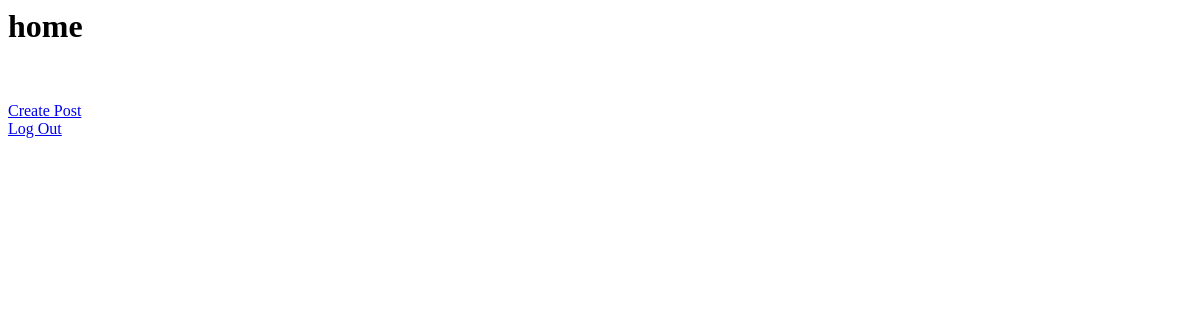
Before: /home/ with the older database file.
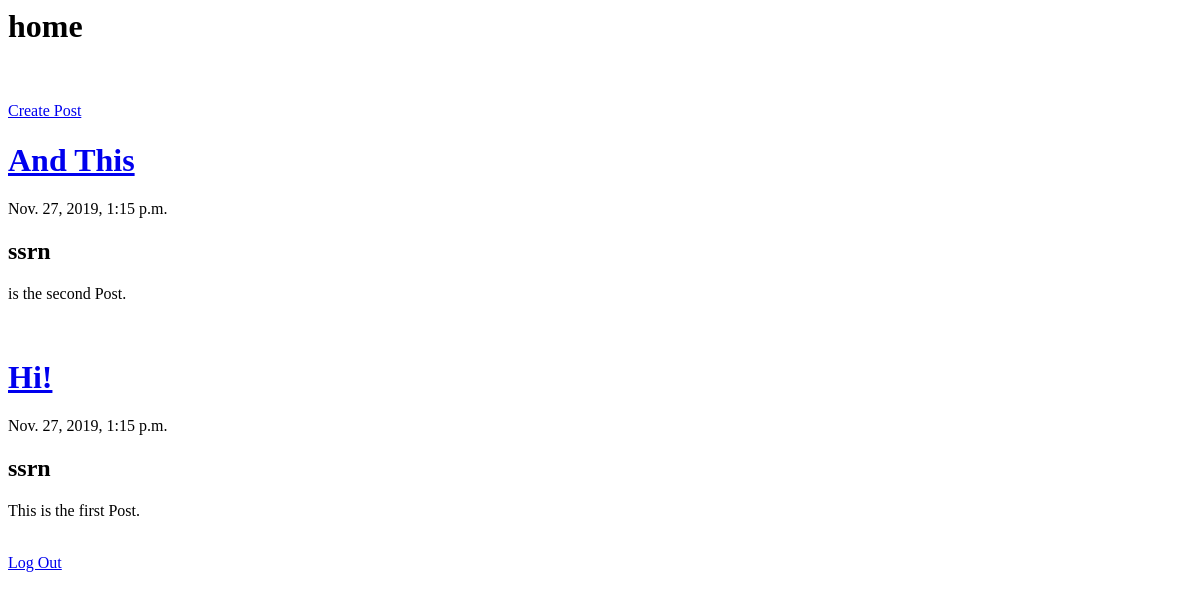
After: the same page with the newer database file.
### first/models.py (models this page shows, shortened)
class Post(models.Model):
    title = models.CharField(max_length=100)
    content = models.TextField()
    date_posted = models.DateTimeField(default=timezone.now)
    author = models.ForeignKey(User, on_delete=models.CASCADE)

### first/views.py (the view)
# urls.py: path('home/', PostListView.as_view(), name='home'),
class PostListView(ListView):
    model = Post
    template_name = 'home.html'
    context_object_name = 'posts'
    ordering = [
        '-date_posted'
    ]

### first/templates/home.html
<div class="jumbotron">
    <h1>home</h1>
    <br><br>
    <a href="{% url 'post-create' %}">Create Post</a>
    <br>
    {% for post in posts %}
    <div>
        <div><a href="{% url 'post-detail' post.id %}">
                <h1>{{post.title}}</h1>
            </a>
            <p>{{ post.date_posted}}</p>
        </div>
        <h2>{{post.author}}</h2>
        <p>{{post.content}}</p>
        <br>
    </div>
    {% endfor %}
    <a href="{% url 'logout' %}">Log Out</a>
</div>

Changed rows visible on the page:
added Post: title "And This", date_posted "Nov. 27, 2019, 1:15 p.m.", author "ssrn", content "is the second Post."
added Post: title "Hi!", date_posted "Nov. 27, 2019, 1:15 p.m.", author "ssrn", content "This is the first Post."
